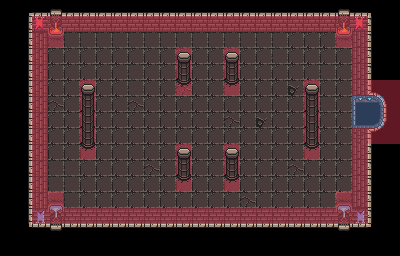

Rendered tile map (Tiled .tmx) drawn with the repository's tilesets; below, a short description and the map source with its tile grids summarised:
An orthogonal 25x16 tile map with 16x16 px tiles, 4 tile layers (Tile Layer 1, wall meta, door meta, pillar), 2 tilesets.

<map version="1.8" tiledversion="1.8.4" orientation="orthogonal" renderorder="right-down" width="25" height="16" tilewidth="16" tileheight="16" infinite="0" nextlayerid="6" nextobjectid="1">
 <tileset firstgid="1" source="0x72_DungeonTilesetII_v1.4.tsx" />
 <tileset firstgid="1025" source="MetaSet.tsx" />
 <layer id="1" name="Tile Layer 1" width="25" height="16">
  <data>[400 cells, 349 non-empty, 25 distinct tile ids]</data>
 </layer>
 <layer id="4" name="wall meta" width="25" height="16" opacity="0.4">
  <data>[400 cells, 94 non-empty, 1 distinct tile ids]</data>
 </layer>
 <layer id="5" name="door meta" width="25" height="16" opacity="0.4">
  <data>[400 cells, 4 non-empty, 1 distinct tile ids]</data>
 </layer>
 <layer id="3" name="pillar" width="25" height="16">
  <data>[400 cells, 22 non-empty, 3 distinct tile ids]</data>
 </layer>
</map>
